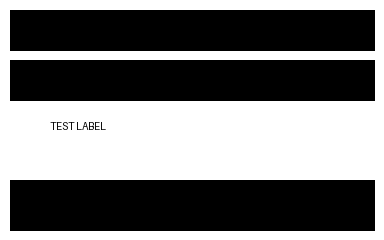
#> input picture print-service/test_black.png, 384 x 240 px
$ python niimbot_b1_ble_fixed.py
#> lines starting #> are read from the running program, lines starting #| are printed output that depends on the picture; after the words box and inside, x2 and y2 are one past the last pixel; in counts of white or black regions, pixels touching at a corner belong together
"""
NIIMBOT B1 BLE - "definitive" print path based on:
- niimbluelib SetPageSize 11-byte variant (rows, cols, copies, 0x00000000, 0x01)
- niimbluelib/niimblue PrintStart 8-byte variant (totalPages + padding + 0x01)
- niimprint/NiimPrintX-style 0x85 bitmap rows (row + 3 pixel-count bytes + repeat + raw row bytes)

This script is designed to be drop-in for your label system:
- Takes any image, pads to 384px width, prints at original height
- Uses simple run-length encoding (repeat > 1) to reduce BLE traffic
- Includes verbose TX/RX logging optional

⚠️ You MUST use the correct BLE service/characteristic UUIDs for your B1.
The defaults below match your uploaded diagnostic scripts.
"""

import asyncio
import math
import struct
from dataclasses import dataclass
from typing import List, Optional, Tuple

from bleak import BleakClient, BleakScanner
from PIL import Image, ImageOps

# Your current scripts use these UUIDs:
SERVICE_UUID = "e7810a71-73ae-499d-8c15-faa9aef0c3f2"
CHAR_UUID = "bef8d6c9-9c21-4c9e-b632-bd58c1009f9f"

TARGET_WIDTH_DOTS = 384  # B1 printhead width in dots (48mm @ 203dpi)

# -----------------------------
# Packet helpers
# -----------------------------

def make_packet(command: int, data: bytes = b"") -> bytes:
    """
    Niimbot packet format:
    0x55 0x55 | cmd (1B) | len (1B) | data (len) | checksum XOR(cmd,len,data) (1B) | 0xAA 0xAA
    """
    if len(data) > 255:
        raise ValueError(f"Data too long for 1-byte length: {len(data)}")
    payload = bytes([command, len(data)]) + data
    checksum = 0
    for b in payload:
        checksum ^= b
    return b"\x55\x55" + payload + bytes([checksum]) + b"\xAA\xAA"


def _bitcount_bytes(b: bytes) -> int:
    return sum(byte.bit_count() for byte in b)


def pack_bitmap_row(row_index: int, row_bytes: bytes, repeat: int = 1) -> bytes:
    """
    0x85 PrintBitmapRow:
    [row u16 BE] + [pixelCountLeft u8] + [pixelCountMid u8] + [pixelCountRight u8] + [repeat u8] + [bitmap bytes]

    For B1 (384 dots): bitmap bytes = 384/8 = 48 bytes.
    Pixel counts are the number of '1' bits inside each third of the printhead (128 dots => 16 bytes).
    """
    if len(row_bytes) != TARGET_WIDTH_DOTS // 8:
        raise ValueError(f"Expected {TARGET_WIDTH_DOTS//8} bytes per row, got {len(row_bytes)}")

    # Split into 3 equal chunks (left/mid/right)
    chunk_len = len(row_bytes) // 3  # 48/3 = 16
    left = row_bytes[0:chunk_len]
    mid = row_bytes[chunk_len:2 * chunk_len]
    right = row_bytes[2 * chunk_len:3 * chunk_len]

    c_left = _bitcount_bytes(left) & 0xFF
    c_mid = _bitcount_bytes(mid) & 0xFF
    c_right = _bitcount_bytes(right) & 0xFF

    header = struct.pack(">HBBBB", row_index, c_left, c_mid, c_right, max(1, min(255, repeat)))
    return make_packet(0x85, header + row_bytes)


def rle_rows(rows: List[bytes]) -> List[Tuple[int, bytes, int]]:
    """
    Compress consecutive identical rows into (row_index, row_bytes, repeat).
    """
    out: List[Tuple[int, bytes, int]] = []
    i = 0
    while i < len(rows):
        row = rows[i]
        repeat = 1
        j = i + 1
        while j < len(rows) and rows[j] == row and repeat < 255:
            repeat += 1
            j += 1
        out.append((i, row, repeat))
        i += repeat
    return out


# -----------------------------
# Image encoding
# -----------------------------

def image_to_rows(image_path: str, *, target_width: int = TARGET_WIDTH_DOTS) -> Tuple[List[bytes], int, int]:
    """
    Returns (rows, width, height):
      - rows: list of packed bytes for each row (len=row_bytes = target_width/8)
      - width: target_width (dots)
      - height: image height in dots
    """
#> called with image_path = 'test_black.png', target_width = 384
    img = Image.open(image_path).convert("L")

    # Force width to 384 dots by padding (don't rescale)
    if img.width != target_width:
        new_img = Image.new("L", (target_width, img.height), 255)  # white
        x_offset = (target_width - img.width) // 2
        new_img.paste(img, (x_offset, 0))
        img = new_img

    width, height = img.size
#> width = 384; height = 240

    # Critical: invert BEFORE converting to 1-bit (matches NiimPrintX/niimprint approach)
    img = ImageOps.invert(img).convert("1")
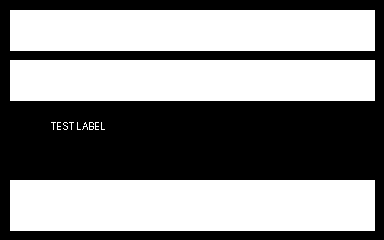
#> img: PIL image 384x240 1; 52.8% white; 1 black region, box (x1, y1, x2, y2) and area: (0, 0, 384, 240) 43481

    pixels = list(img.getdata())  # 0 or 255
#> pixels = 92160 items
    rows: List[bytes] = []

    bytes_per_row = width // 8
#> bytes_per_row = 48
    for y in range(height):
        row_bytes = bytearray(bytes_per_row)
        base = y * width
        for bx in range(bytes_per_row):
            v = 0
            for bit in range(8):
                px = pixels[base + bx * 8 + bit]
                # After invert+1bit: 255 means "print"
                if px == 255:
                    v |= (1 << (7 - bit))
            row_bytes[bx] = v
        rows.append(bytes(row_bytes))
#> after the loop, rows = 240 items

    return rows, width, height


# -----------------------------
# Printer session
# -----------------------------

@dataclass
class B1Config:
    density: int = 3          # 0..?
    label_type: int = 1       # 1/2 depending on continuous vs gap labels
    copies: int = 1
    inter_packet_delay_s: float = 0.006  # data pacing (tune if needed)
    finalize_delay_s: float = 1.0
    verbose: bool = True
    # Some models drop the first packet after PrintStart when using BLE; sending SetPageSize twice is a safe workaround.
    send_pagesize_twice: bool = True


async def _send(client: BleakClient, packet: bytes, *, delay_s: float = 0.0, verbose: bool = False):
    if verbose:
        print(f"TX: {packet.hex()}")
    await client.write_gatt_char(CHAR_UUID, packet, response=False)
    if delay_s:
        await asyncio.sleep(delay_s)


async def print_image_ble(image_path: str, *, config: Optional[B1Config] = None, device_name_hint: str = "B1") -> bool:
    """
    Main entry point: prints a single image as one label.
    """
    config = config or B1Config()

    rows, width, height = image_to_rows(image_path)
    rle = rle_rows(rows)

    if config.verbose:
        print(f"Image prepared: {width}x{height} dots, rows={len(rows)}, rle_packets={len(rle)}")

    devices = await BleakScanner.discover(timeout=5.0)
    target = next((d for d in devices if d.name and device_name_hint in d.name), None)
    if not target:
        print("❌ Printer not found (scan).")
        return False

    rx_queue: asyncio.Queue[bytes] = asyncio.Queue()

    def on_notify(_: int, data: bytearray):
        # You can parse these later; for now just log + store
        if config.verbose:
            print(f"RX: {bytes(data).hex()}")
        try:
            rx_queue.put_nowait(bytes(data))
        except asyncio.QueueFull:
            pass

    try:
        async with BleakClient(target.address, timeout=30.0) as client:
            if config.verbose:
                print(f"✅ Connected: {target.name} ({target.address})")

            await client.start_notify(CHAR_UUID, on_notify)

            # ---- Init / handshake ----
            # Heartbeat
            await _send(client, make_packet(0xDC, b"\x01"), delay_s=0.10, verbose=config.verbose)

            # Density
            await _send(client, make_packet(0x21, bytes([config.density & 0xFF])), delay_s=0.10, verbose=config.verbose)

            # Label Type
            await _send(client, make_packet(0x23, bytes([config.label_type & 0xFF])), delay_s=0.10, verbose=config.verbose)

            # PrintStart (8 bytes): totalPages + padding + 0x01
            # (Matches niimblue/niimbluelib 8-byte variant)
            total_pages = 1
            printstart = struct.pack(">H", total_pages) + b"\x00\x00\x00\x00\x00\x01"
            await _send(client, make_packet(0x01, printstart), delay_s=0.20, verbose=config.verbose)

            # PageStart (many scripts use 0x03 0x01 before data)
            await _send(client, make_packet(0x03, b"\x01"), delay_s=0.10, verbose=config.verbose)

            # SetPageSize (11 bytes):
            # rows(u16), cols(u16), copiesCount(u16), 0x00000000, 0x01
            pagesize = struct.pack(">HHH", height, width, config.copies) + b"\x00\x00\x00\x00\x01"
            await _send(client, make_packet(0x13, pagesize), delay_s=0.10, verbose=config.verbose)
            if config.send_pagesize_twice:
                await _send(client, make_packet(0x13, pagesize), delay_s=0.10, verbose=config.verbose)

            # SetQuantity (u16) — keep, since your attempts used it
            await _send(client, make_packet(0x15, struct.pack(">H", config.copies)), delay_s=0.10, verbose=config.verbose)

            # ---- Data ----
            if config.verbose:
                print("📤 Sending bitmap rows...")

            for (row_index, row_bytes, repeat) in rle:
                pkt = pack_bitmap_row(row_index, row_bytes, repeat=repeat)
                await _send(client, pkt, delay_s=config.inter_packet_delay_s, verbose=False)

            if config.verbose:
                print("✅ Data sent. Finalizing...")

            await asyncio.sleep(config.finalize_delay_s)

            # PageEnd + PrintEnd
            await _send(client, make_packet(0xE3, b"\x01"), delay_s=0.40, verbose=config.verbose)
            await _send(client, make_packet(0xF3, b"\x01"), delay_s=0.40, verbose=config.verbose)

            await asyncio.sleep(0.5)
            await client.stop_notify(CHAR_UUID)

            if config.verbose:
                print("✅ Done.")
            return True

    except Exception as e:
        print(f"❌ Error: {e}")
        return False
#> in rle_rows, `out: List[Tuple[int, bytes, int]] = []`: out = []
#> the loop in rle_rows, `while i < len(rows):` made 16 passes
#> i on passes 1 to 12: 10, 51, 60, 101, 122, 123, 124, 125, 126, 127, 128, 129
#> after the loop in rle_rows, `while i < len(rows):`: i = 240; out = 16 items


if __name__ == "__main__":
    import sys

    image_path = sys.argv[1] if len(sys.argv) > 1 else "test_black.png"

    # Quick defaults for sticker labels:
    # - label_type=1 or 2 (try 2 if you're using die-cut labels with gaps)
    cfg = B1Config(
        density=3,
        label_type=1,
        copies=1,
        inter_packet_delay_s=0.006,
        verbose=True,
        send_pagesize_twice=True,
    )

    asyncio.run(print_image_ble(image_path, config=cfg))
#> (the call stopped at `async def print_image_ble(image_path: str, *, config: Optional[B1Confi..`: bleak is not available in this run)
